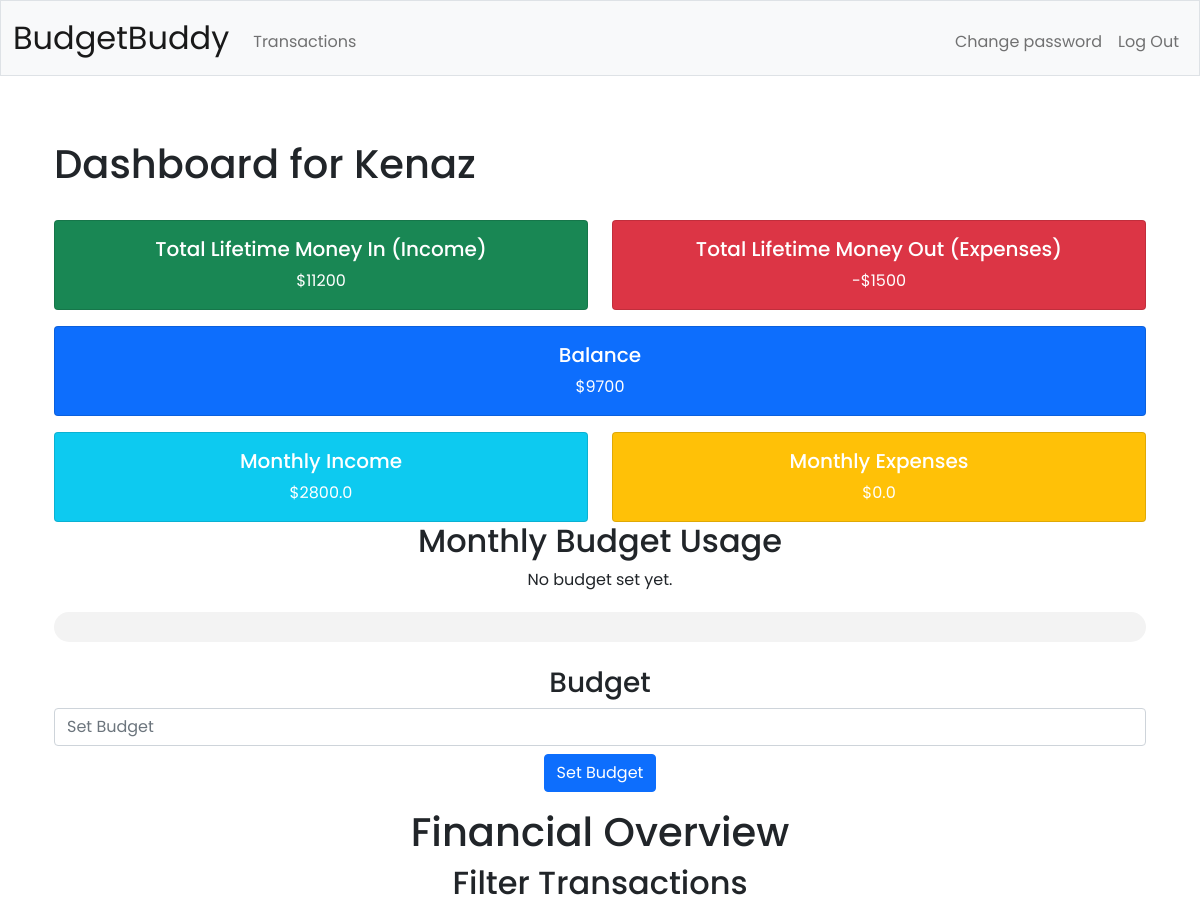
The page / (signed in, upper part) on the database as committed earlier.
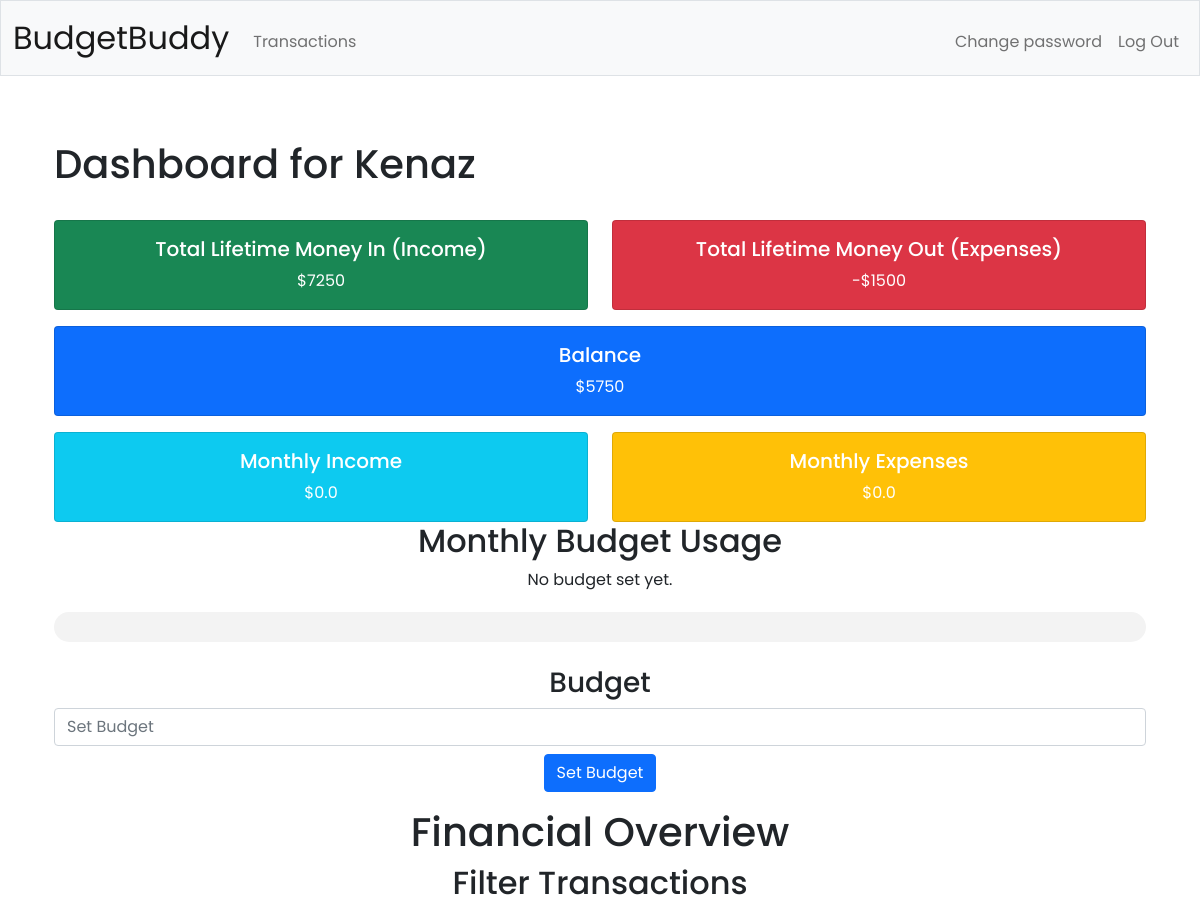
The same page on the database as committed later.
### tables this page shows
CREATE TABLE users (
    id INTEGER PRIMARY KEY AUTOINCREMENT,
    username TEXT NOT NULL UNIQUE,
    hash TEXT NOT NULL,  
    email TEXT NOT NULL UNIQUE,  
    name TEXT NOT NULL,  
    date_of_birth DATE NOT NULL,
    created_at TIMESTAMP DEFAULT CURRENT_TIMESTAMP,  
    updated_at TIMESTAMP DEFAULT CURRENT_TIMESTAMP  
);

CREATE TABLE "user_totals" (
    user_id INTEGER PRIMARY KEY,
    total_income DECIMAL(10, 2) NOT NULL DEFAULT 0,
    total_expenses DECIMAL(10, 2) NOT NULL DEFAULT 0,
    balance DECIMAL(10, 2) NOT NULL DEFAULT 0,
    updated_at TIMESTAMP DEFAULT CURRENT_TIMESTAMP,
    FOREIGN KEY (user_id) REFERENCES users(id)
);

### app.py (the view)
@app.route('/')
@login_required
def home():
    current_date = datetime.now()
    current_month = current_date.month
    current_year = current_date.year
    user_id = session.get("user_id")
    name = db.execute("SELECT name FROM users WHERE id = ?", user_id)
    budgets = db.execute("SELECT budget, spent, income FROM monthly_totals WHERE user_id = ? AND month = ? AND year = ?", user_id, current_month, current_year)
    if budgets:
        monthly_budget = float(budgets[0]["budget"])
        monthly_spent = float(budgets[0]["spent"])
        monthly_income = float(budgets[0]["income"])
        if monthly_budget > 0:
            progress_percentage = round((monthly_spent / monthly_budget) * 100, 2)
        else:
            progress_percentage = 0
    else:
        progress_percentage = 0
        monthly_budget = 0
        monthly_spent = 0
        monthly_income = 0
    if not user_id:
        return redirect("/login")
    total_income = db.execute("SELECT total_income FROM user_totals WHERE user_id = ?", user_id)
    total_expenses = db.execute("SELECT total_expenses FROM user_totals WHERE user_id = ?", user_id)
    balance = db.execute("SELECT balance FROM user_totals WHERE user_id = ?", user_id)
    return render_template("index.html", total_income=total_income[0]["total_income"], total_expenses=total_expenses[0]["total_expenses"], balance=balance[0]["balance"], transactions=transactions, progress_percentage=progress_percentage, monthly_budget=monthly_budget, monthly_spent=monthly_spent, monthly_income=monthly_income, name=name)

### helpers.py (called while the page is built)
def login_required(f):
    @wraps(f)
    def decorated_function(*args, **kwargs):
        if session.get("user_id") is None:
            return redirect("/login")
        return f(*args, **kwargs)
    return decorated_function

### templates/index.html (shortened to what this page needs)
{% extends "layout.html" %}
{% block main %}
    <div class="container">
        <div class="d-flex flex-column align-items-start mt-2 mb-4">
            <h1 class="mt-2">Dashboard for {{ name[0].name }}</h1>
        </div>
        <div class="row mb-3">
            <div class="col-md-6">
                <div class="card text-white bg-success">
                    <div class="card-body">
                        <h5 class="card-title">Total Lifetime Money In (Income)</h5>
                        <p class="card-text">${{ total_income }}</p>
                    </div>
                </div>
            </div>
            <div class="col-md-6">
                <div class="card text-white bg-danger">
                    <div class="card-body">
                        <h5 class="card-title">Total Lifetime Money Out (Expenses)</h5>
                        {% if total_expenses > 0 %}
                            <p class="card-text">-${{ total_expenses }}</p>
                        {% else %}
                            <p class="card-text">${{ total_expenses }}</p>
                        {% endif %}
                    </div>
                </div>
            </div>
        </div>
        <div class="row mb-3">
            <div class="col-12">
                <div class="card text-white bg-primary">
                    <div class="card-body">
                        <h5 class="card-title">Balance</h5>
                        <p class="card-text">${{ balance }}</p>
                    </div>
                </div>
            </div>
        </div>
        <div class="row">
            <div class="col-md-6">
                <div class="card text-white bg-info">
                    <div class="card-body">
                        <h5 class="card-title">Monthly Income</h5>
                        <p class="card-text">${{ monthly_income }}</p>
                    </div>
                </div>
            </div>
            <div class="col-md-6">
                <div class="card text-white bg-warning">
                    <div class="card-body">
                        <h5 class="card-title">Monthly Expenses</h5>
                        {% if monthly_spent > 0 %}
                            <p class="card-text">-${{ monthly_spent }}</p>
                        {% else %}
                            <p class="card-text">${{ monthly_spent }}</p>
                        {% endif %}
                        </div>
                    </div>
                </div>
            </div>
        <h2>Monthly Budget Usage</h2>
        {% if monthly_budget > 0 %}
        <div class="d-flex justify-content-center gap-2 mb-4">
            <div><strong>Spent:</strong> ${{ monthly_spent }}</div>
            <div><strong>Budget:</strong> ${{ monthly_budget }}</div>
            <div><strong>Remaining:</strong> ${{ monthly_budget - monthly_spent }}</div>
        </div>
        {% else %}
            <p>No budget set yet.</p>
        {% endif %}
        {% if progress_percentage > 100 %}
            <div class="progress-bar-container">
                <div class="progress-bar" style="width: 100%; background-color: #f44336;">
                    {{ progress_percentage | round(2) }}%
                </div>
            </div>
        {% elif progress_percentage > 85 %}
            <div class="progress-bar-container">
                <div class="progress-bar" style="width: {{ progress_percentage }}%; background-color: #f44336;">
                    {{ progress_percentage | round(2) }}%
                </div>
            </div>
        {% elif progress_percentage > 50 %}
            <div class="progress-bar-container">
                <div class="progress-bar" style="width: {{ progress_percentage }}%; background-color: #ff9800;">
                    {{ progress_percentage | round(2) }}%
                </div>
            </div>
        {% elif progress_percentage >= 0 %}
            <div class="progress-bar-container">
            </div>
        {% else %}
            <div class="progress-bar-container">
                <div class="progress-bar" style="width: {{ progress_percentage }}%; background-color: #4caf50;">
                    {{ 0 }}%
                </div>
            </div>
        {% endif %}
        <h3 class="mt-4">Budget</h3>
        <form action="/budget" method="post" class="row g-2 align-items-center">
            <div class="col md-2">
                <input class="form-control" name="budget" placeholder="Set Budget" autocomplete="off" type="number" step="0.01">
            </div>
            <div class="mb-3">
                <button class="btn btn-primary" type="submit" name="set_budget">Set Budget</button>
            </div>
        </form>
    <h1>Financial Overview</h1>
    <div class="filter-section">
    <h2>Filter Transactions</h2>
    </div>
{% endblock %}

### templates/layout.html (shortened to what this page needs)
<!DOCTYPE html>
<html lang="en">
<head>
    <link href="https://cdn.jsdelivr.net/npm/bootstrap@5.1.3/dist/css/bootstrap.min.css" rel="stylesheet">
    <link rel="stylesheet" href="../static/styles.css">
</head>
<body>
        <nav class="bg-light border navbar navbar-expand-md navbar-light">
            <div class="container-fluid">
                <a class="navbar-brand" href="/">BudgetBuddy</a>
                <div class="collapse navbar-collapse" id="navbar">
                    {% if session["user_id"] %}
                        <ul class="navbar-nav me-auto mt-2">
                            <li class="nav-item"><a class="nav-link" href="/transactions">Transactions</a></li>
                        </ul>
                        <ul class="navbar-nav ms-auto mt-2">
                            <li class="nav-item"><a class="nav-link" href="/change_password">Change password</a></li>
                            <li class="nav-item"><a class="nav-link" href="/logout">Log Out</a></li>
                        </ul>
                    {% else %}
                        <ul class="navbar-nav ms-auto mt-2">
                            <li class="nav-item"><a class="nav-link" href="/register">Register</a></li>
                            <li class="nav-item"><a class="nav-link" href="/login">Login</a></li>
                        </ul>
                    {% endif %}
                </div>
            </div>
        </nav>
    <main class="container py-5 text-center flex-grow-1 overflow-auto">
            {% block main %}{% endblock %}
    </main>
</body>
</html>

### static/styles.css (style rules this page uses)
* { font-family: 'Poppins', sans-serif; }
nav .navbar-brand { font-size: xx-large; }
.progress-bar-container { width: 100%; background-color: #f3f3f3; border-radius: 25px; height: 30px; margin-top: 10px; }
.progress-bar-container { margin-top: 20px; }

Rows that differ between the two databases and show on the page:
changed user_totals: total_income "11200" → "7250"; balance "9700" → "5750"
Other text that changed with them:
{{ monthly_income }}: "2800.0" → "0.0"
